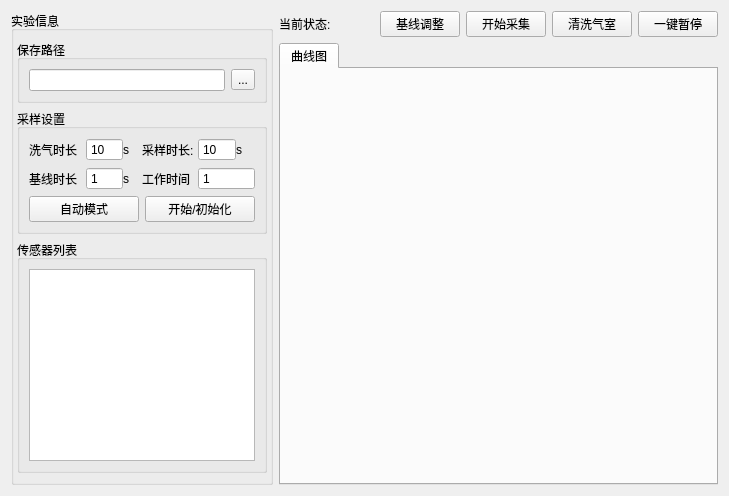
                     <widget class="QWidget" name="test">
                      <layout class="QHBoxLayout" name="horizontalLayout_30" stretch="1,3">
                       <item>
                        <widget class="QGroupBox" name="groupBox_2">
                         <property name="title">
                          <string>实验信息</string>
                         </property>
                         <property name="flat">
                          <bool>false</bool>
                         </property>
                         <property name="checkable">
                          <bool>false</bool>
                         </property>
                         <layout class="QVBoxLayout" name="verticalLayout_15" stretch="0,0,10">
                          <property name="leftMargin">
                           <number>3</number>
                          </property>
                          <property name="rightMargin">
                           <number>3</number>
                          </property>
                          <item>
                           <widget class="QGroupBox" name="groupBox_3">
                            <property name="title">
                             <string>保存路径</string>
                            </property>
                            <layout class="QHBoxLayout" name="horizontalLayout_13">
                             <item>
                              <widget class="QLineEdit" name="Folder_lineEdit"/>
                             </item>
                             <item>
                              <widget class="QToolButton" name="Folder_Button">
                               <property name="text">
                                <string>...</string>
                               </property>
                              </widget>
                             </item>
                            </layout>
                           </widget>
                          </item>
                          <item>
                           <widget class="QGroupBox" name="groupBox_4">
                            <property name="title">
                             <string>采样设置</string>
                            </property>
                            <layout class="QVBoxLayout" name="verticalLayout_22">
                             <item>
                              <layout class="QHBoxLayout" name="horizontalLayout_14" stretch="3,2,1,3,2,1">
                               <property name="spacing">
                                <number>0</number>
                               </property>
                               <item>
                                <widget class="QLabel" name="label_3">
                                 <property name="layoutDirection">
                                  <enum>Qt::LeftToRight</enum>
                                 </property>
                                 <property name="text">
                                  <string>洗气时长</string>
                                 </property>
                                </widget>
                               </item>
                               <item>
                                <widget class="QSpinBox" name="Cleartime_spinBox">
                                 <property name="focusPolicy">
                                  <enum>Qt::WheelFocus</enum>
                                 </property>
                                 <property name="buttonSymbols">
                                  <enum>QAbstractSpinBox::NoButtons</enum>
                                 </property>
                                 <property name="minimum">
                                  <number>10</number>
                                 </property>
                                 <property name="maximum">
                                  <number>256</number>
                                 </property>
                                 <property name="value">
                                  <number>10</number>
                                 </property>
                                </widget>
                               </item>
                               <item>
                                <widget class="QLabel" name="label_34">
                                 <property name="layoutDirection">
                                  <enum>Qt::LeftToRight</enum>
                                 </property>
                                 <property name="text">
                                  <string>s</string>
                                 </property>
                                </widget>
                               </item>
                               <item>
                                <widget class="QLabel" name="label_4">
                                 <property name="layoutDirection">
                                  <enum>Qt::LeftToRight</enum>
                                 </property>
                                 <property name="text">
                                  <string>采样时长: </string>
                                 </property>
                                </widget>
                               </item>
                               <item>
                                <widget class="QSpinBox" name="Sample_spinBox">
                                 <property name="focusPolicy">
                                  <enum>Qt::WheelFocus</enum>
                                 </property>
                                 <property name="buttonSymbols">
                                  <enum>QAbstractSpinBox::NoButtons</enum>
                                 </property>
                                 <property name="minimum">
                                  <number>0</number>
                                 </property>
                                 <property name="maximum">
                                  <number>256</number>
                                 </property>
                                 <property name="value">
                                  <number>10</number>
                                 </property>
                                </widget>
                               </item>
                               <item>
                                <widget class="QLabel" name="label_35">
                                 <property name="layoutDirection">
                                  <enum>Qt::LeftToRight</enum>
                                 </property>
                                 <property name="text">
                                  <string>s</string>
                                 </property>
                                </widget>
                               </item>
                              </layout>
                             </item>
                             <item>
                              <layout class="QHBoxLayout" name="horizontalLayout_15" stretch="3,2,1,3,3">
                               <property name="spacing">
                                <number>0</number>
                               </property>
                               <item>
                                <widget class="QLabel" name="label_9">
                                 <property name="layoutDirection">
                                  <enum>Qt::LeftToRight</enum>
                                 </property>
                                 <property name="text">
                                  <string>基线时长</string>
                                 </property>
                                </widget>
                               </item>
                               <item>
                                <widget class="QSpinBox" name="Basetime_spinBox">
                                 <property name="buttonSymbols">
                                  <enum>QAbstractSpinBox::NoButtons</enum>
                                 </property>
                                 <property name="minimum">
                                  <number>1</number>
                                 </property>
                                 <property name="maximum">
                                  <number>60</number>
                                 </property>
                                 <property name="value">
                                  <number>1</number>
                                 </property>
                                 <property name="displayIntegerBase">
                                  <number>10</number>
                                 </property>
                                </widget>
                               </item>
                               <item>
                                <widget class="QLabel" name="label_36">
                                 <property name="layoutDirection">
                                  <enum>Qt::LeftToRight</enum>
                                 </property>
                                 <property name="text">
                                  <string>s</string>
                                 </property>
                                </widget>
                               </item>
                               <item>
                                <widget class="QLabel" name="label_14">
                                 <property name="layoutDirection">
                                  <enum>Qt::LeftToRight</enum>
                                 </property>
                                 <property name="text">
                                  <string>工作时间</string>
                                 </property>
                                </widget>
                               </item>
                               <item>
                                <widget class="QSpinBox" name="Worktime_spinBox">
                                 <property name="buttonSymbols">
                                  <enum>QAbstractSpinBox::NoButtons</enum>
                                 </property>
                                 <property name="minimum">
                                  <number>1</number>
                                 </property>
                                 <property name="maximum">
                                  <number>65535</number>
                                 </property>
                                 <property name="value">
                                  <number>1</number>
                                 </property>
                                 <property name="displayIntegerBase">
                                  <number>10</number>
                                 </property>
                                </widget>
                               </item>
                              </layout>
                             </item>
                             <item>
                              <layout class="QHBoxLayout" name="horizontalLayout_16">
                               <item>
                                <widget class="QPushButton" name="Auto_Button">
                                 <property name="maximumSize">
                                  <size>
                                   <width>200</width>
                                   <height>60</height>
                                  </size>
                                 </property>
                                 <property name="text">
                                  <string>自动模式</string>
                                 </property>
                                </widget>
                               </item>
                               <item>
                                <widget class="QPushButton" name="InitPos_Button">
                                 <property name="maximumSize">
                                  <size>
                                   <width>200</width>
                                   <height>60</height>
                                  </size>
                                 </property>
                                 <property name="text">
                                  <string>开始/初始化</string>
                                 </property>
                                </widget>
                               </item>
                              </layout>
                             </item>
                            </layout>
                           </widget>
                          </item>
                          <item>
                           <widget class="QGroupBox" name="groupBox_5">
                            <property name="title">
                             <string>传感器列表</string>
                            </property>
                            <layout class="QGridLayout" name="gridLayout_4">
                             <property name="leftMargin">
                              <number>9</number>
                             </property>
                             <property name="topMargin">
                              <number>9</number>
                             </property>
                             <property name="rightMargin">
                              <number>9</number>
                             </property>
                             <property name="bottomMargin">
                              <number>9</number>
                             </property>
                             <property name="spacing">
                              <number>1</number>
                             </property>
                             <item row="0" column="0">
                              <widget class="QTableView" name="Senser_stableView">
                               <property name="minimumSize">
                                <size>
                                 <width>226</width>
                                 <height>0</height>
                                </size>
                               </property>
                               <property name="maximumSize">
                                <size>
                                 <width>1600</width>
                                 <height>16777215</height>
                                </size>
                               </property>
                               <attribute name="horizontalHeaderVisible">
                                <bool>false</bool>
                               </attribute>
                               <attribute name="verticalHeaderHighlightSections">
                                <bool>true</bool>
                               </attribute>
                              </widget>
                             </item>
                            </layout>
                           </widget>
                          </item>
                         </layout>
                        </widget>
                       </item>
                       <item>
                        <layout class="QVBoxLayout" name="verticalLayout_31">
                         <item>
                          <layout class="QVBoxLayout" name="verticalLayout_30">
                           <item>
                            <layout class="QHBoxLayout" name="horizontalLayout_19" stretch="1,10,1,1,1,1">
                             <item>
                              <widget class="QLabel" name="label_40">
                               <property name="layoutDirection">
                                <enum>Qt::LeftToRight</enum>
                               </property>
                               <property name="text">
                                <string>当前状态:</string>
                               </property>
                               <property name="textFormat">
                                <enum>Qt::AutoText</enum>
                               </property>
                               <property name="scaledContents">
                                <bool>false</bool>
                               </property>
                              </widget>
                             </item>
                             <item>
                              <widget class="QLabel" name="statues_label">
                               <property name="text">
                                <string/>
                               </property>
                              </widget>
                             </item>
                             <item>
                              <widget class="QPushButton" name="Clear_Button">
                               <property name="maximumSize">
                                <size>
                                 <width>150</width>
                                 <height>60</height>
                                </size>
                               </property>
                               <property name="text">
                                <string>基线调整</string>
                               </property>
                              </widget>
                             </item>
                             <item>
                              <widget class="QPushButton" name="Collectbegin_Button">
                               <property name="maximumSize">
                                <size>
                                 <width>150</width>
                                 <height>60</height>
                                </size>
                               </property>
                               <property name="text">
                                <string>开始采集</string>
                               </property>
                              </widget>
                             </item>
                             <item>
                              <widget class="QPushButton" name="Clearroom_Button">
                               <property name="maximumSize">
                                <size>
                                 <width>150</width>
                                 <height>60</height>
                                </size>
                               </property>
                               <property name="text">
                                <string>清洗气室</string>
                               </property>
                              </widget>
                             </item>
                             <item>
                              <widget class="QPushButton" name="Stop_Button_3">
                               <property name="maximumSize">
                                <size>
                                 <width>150</width>
                                 <height>60</height>
                                </size>
                               </property>
                               <property name="text">
                                <string>一键暂停</string>
                               </property>
                              </widget>
                             </item>
                            </layout>
                           </item>
                          </layout>
                         </item>
                         <item>
                          <widget class="QTabWidget" name="tabWidget">
                           <property name="currentIndex">
                            <number>0</number>
                           </property>
                           <widget class="QWidget" name="Line_Show">
                            <attribute name="title">
                             <string>曲线图</string>
                            </attribute>
                            <layout class="QGridLayout" name="gridLayout_3">
                             <item row="0" column="0">
                              <layout class="QVBoxLayout" name="Linegragh_Layout"/>
                             </item>
                            </layout>
                           </widget>
                          </widget>
                         </item>
                        </layout>
                       </item>
                      </layout>
                     </widget>
